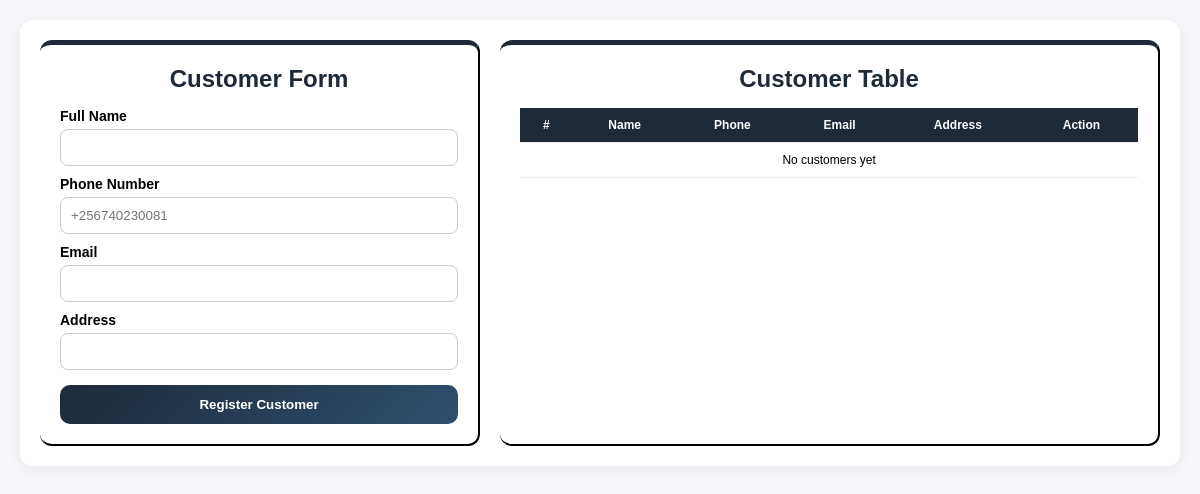
Before: /register/ with the older database file.
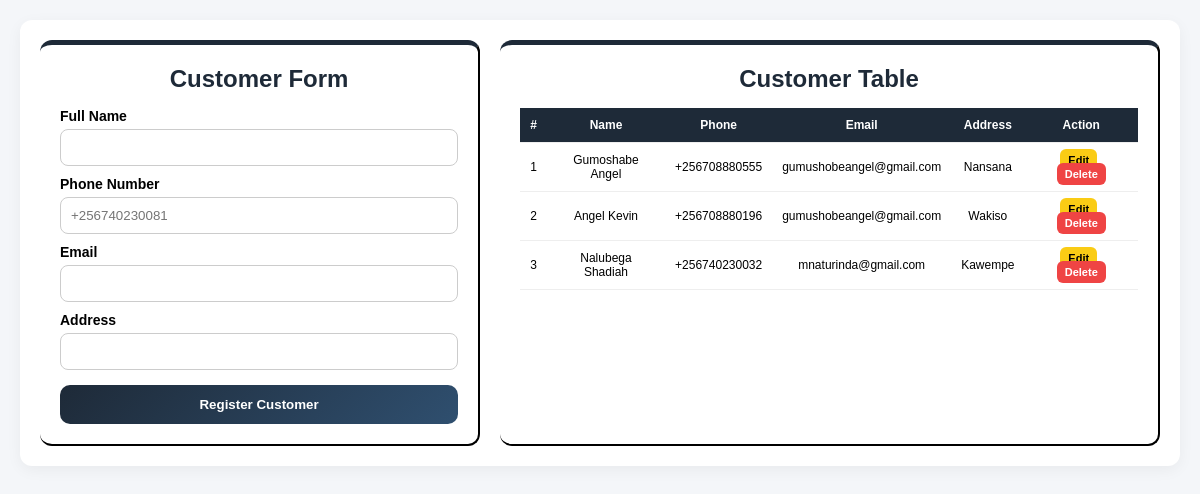
After: the same page with the newer database file.
### hardwareapp/models.py (models this page shows, shortened)
class Register(models.Model):
    name = models.CharField(max_length=100)
    phone = models.CharField(max_length=15)
    email = models.EmailField(blank=True, null=True)
    address = models.CharField(max_length=200, blank=True, null=True)
    date_created = models.DateTimeField(auto_now_add=True)

### hardwareapp/views.py (the view, shortened to what this page needs)
# urls.py: path('register/', views.register, name='register'),
def register(request):
    customers = Register.objects.all().order_by('-id')
    return render(request, 'register.html', {'customers': customers})

### hardwareapp/templates/register.html (shortened to what this page needs)
<!doctype html>
<html lang="en">
  <head>
  </head>
  <body>
    <div class="container">
      <div class="form-section">
        <h2>Customer Form</h2>
        <form method="POST">
          <label>Full Name</label>
          <input type="text" name="name" required />
          <label for="phone">Phone Number</label>
          <input
            type="text"
            name="phone"
            placeholder="+256740230081"
            pattern="^\+256[0-9]{9}$"
            maxlength="13"
            title="Phone must be in format +256XXXXXXXXX"
            required
          />
          <label>Email</label>
          <input type="email" name="email" />
          <label>Address</label>
          <input type="text" name="address" />
          <button type="submit">Register Customer</button>
        </form>
      </div>
      <div class="table-section">
        <h2>Customer Table</h2>
        <table>
          <tr>
            <th>#</th>
            <th>Name</th>
            <th>Phone</th>
            <th>Email</th>
            <th>Address</th>
            <th>Action</th>
          </tr>
          {% for customer in customers %}
          <tr>
            <td>{{ forloop.counter }}</td>
            <td>{{ customer.name }}</td>
            <td>{{ customer.phone }}</td>
            <td>{{ customer.email }}</td>
            <td>{{ customer.address }}</td>
            <td>
              <a href="{% url 'edit_customer' customer.id %}" class="edit-btn"
                >Edit</a
              >
              <a
                href="{% url 'delete_customer' customer.id %}"
                class="delete-btn"
                onclick="
                  return confirm(
                    'Are you sure you want to delete this customer?',
                  );
                "
              >
                Delete
              </a>
            </td>
          </tr>
          {% empty %}
          <tr>
            <td colspan="6">No customers yet</td>
          </tr>
          {% endfor %}
        </table>
      </div>
    </div>
  </body>
</html>

Changed rows visible on the page:
added Register: name "Gumoshabe Angel", phone "+256708880555", email "gumushobeangel@gmail.com", address "Nansana"
added Register: name "Angel Kevin", phone "+256708880196", email "gumushobeangel@gmail.com", address "Wakiso"
added Register: name "Nalubega Shadiah", phone "+256740230032", email "mnaturinda@gmail.com", address "Kawempe"
Other visible differences:
text no longer shown: "No customers yet"
